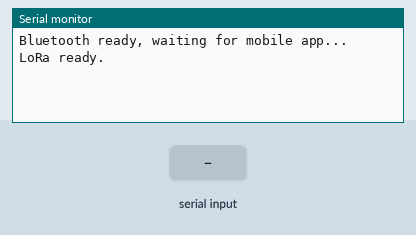
A sketch run on a simulated ESP32. Shown: the last lines printed to the serial monitor. Inputs (shaded band) come from the test bench. No radio packets arrive unless stated; nothing arrives over Bluetooth unless stated.

Above: at 1.2 s.
1.3 s: "1" received over the second serial link
At 2.0 s:
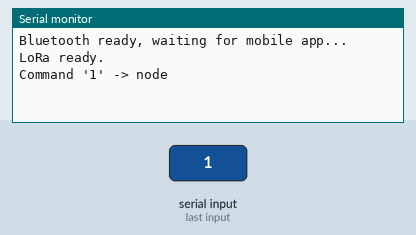
2.8 s: "0" received over the second serial link
At 4.4 s:
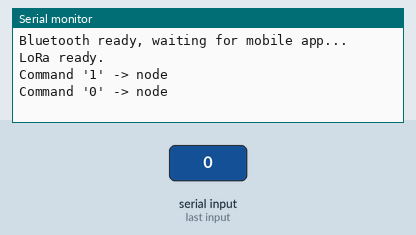

The sketch:

ESP32_Gateway.ino
```cpp
/*
 * ESP32_Gateway.ino
 * -----------------
 * Bridges the mobile app (Bluetooth SPP) and the remote relay/sensor node (LoRa).
 *
 *  Mobile app --BT--> [this board] --LoRa--> Relay/Sensor node
 *  Mobile app <--BT-- [this board] <--LoRa-- Relay/Sensor node
 *
 * Library required: "LoRa" by sandeepmistry
 *   (Arduino IDE: Library Manager -> search "LoRa" by sandeepmistry)
 *
 */

#include <SPI.h>
#include <LoRa.h>
#include <BluetoothSerial.h>

#define LORA_SCK   18
#define LORA_MISO  19
#define LORA_MOSI  23
#define LORA_SS     5
#define LORA_RST   14
#define LORA_DIO0  26
#define LORA_BAND  433E6
#define LORA_SYNC_WORD 0xF3   // must match on both boards

BluetoothSerial SerialBT;

String lastVoltage = "0";
String lastCurrent = "0";

void setup() {
  Serial.begin(115200);

  SerialBT.begin("ESP-Monitoring");
  Serial.println("Bluetooth ready, waiting for mobile app...");

  SPI.begin(LORA_SCK, LORA_MISO, LORA_MOSI, LORA_SS);
  LoRa.setPins(LORA_SS, LORA_RST, LORA_DIO0);

  if (!LoRa.begin(LORA_BAND)) {
    Serial.println("LoRa init failed - check wiring/frequency.");
    while (true) delay(1000);
  }
  LoRa.setSyncWord(LORA_SYNC_WORD);
  Serial.println("LoRa ready.");
}

void loop() {
  forwardAppCommandsToNode();
  forwardNodeTelemetryToApp();
}

// Mobile app -> Node
void forwardAppCommandsToNode() {
  if (!SerialBT.available()) return;

  char c = SerialBT.read();
  if (c != '1' && c != '0') return;

  LoRa.beginPacket();
  LoRa.print("CMD:");
  LoRa.print(c);
  LoRa.endPacket();

  Serial.printf("Command '%c' -> node\n", c);
}

// Node -> Mobile app
void forwardNodeTelemetryToApp() {
  int packetSize = LoRa.parsePacket();
  if (packetSize == 0) return;

  String received;
  while (LoRa.available()) received += (char)LoRa.read();

  if (!received.startsWith("DATA:")) return;

  String payload = received.substring(5);
  int comma = payload.indexOf(',');
  if (comma <= 0) return;

  lastVoltage = payload.substring(0, comma);
  lastCurrent = payload.substring(comma + 1);

  String out = lastVoltage + ":" + lastCurrent;
  SerialBT.println(out);
  Serial.println("-> app: " + out);
}
```

Measured:
- after the input at 1.3 s, the serial monitor: prints a new line after 0.06 s (image 1)
- after the input at 2.8 s, the serial monitor: prints a new line after 0.06 s (image 2)
